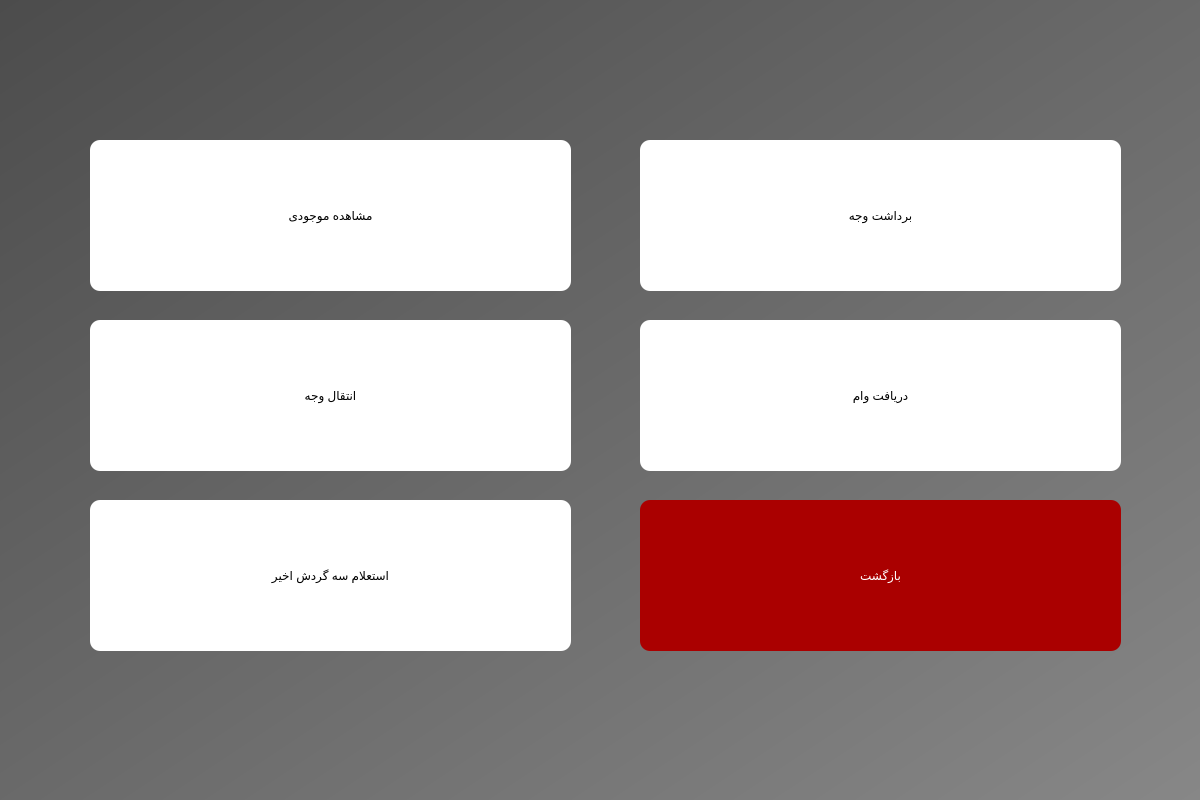
<?xml version="1.0" encoding="UTF-8"?>
<ui version="4.0">
 <class>Dialog</class>
 <widget class="QDialog" name="Dialog">
  <property name="geometry">
   <rect>
    <x>0</x>
    <y>0</y>
    <width>1200</width>
    <height>800</height>
   </rect>
  </property>
  <property name="windowTitle">
   <string>Dialog</string>
  </property>
  <widget class="QWidget" name="bgwidget" native="true">
   <property name="geometry">
    <rect>
     <x>0</x>
     <y>0</y>
     <width>1200</width>
     <height>800</height>
    </rect>
   </property>
   <property name="styleSheet">
    <string notr="true">QWidget#bgwidget{
background-color:qlineargradient(spread:pad, x1:0, y1:0, x2:1, y2:1, stop:0 rgba(76, 76, 76, 255), stop:1 rgba(135, 135, 135, 255))
}</string>
   </property>
   <widget class="QPushButton" name="balance_push">
    <property name="geometry">
     <rect>
      <x>90</x>
      <y>140</y>
      <width>481</width>
      <height>151</height>
     </rect>
    </property>
    <property name="styleSheet">
     <string notr="true">border-radius:10px;
background-color:white;
font: 700 26pt &quot;Vazir&quot;;
color:black</string>
    </property>
    <property name="text">
     <string>مشاهده موجودی</string>
    </property>
   </widget>
   <widget class="QPushButton" name="transfer_push">
    <property name="geometry">
     <rect>
      <x>90</x>
      <y>320</y>
      <width>481</width>
      <height>151</height>
     </rect>
    </property>
    <property name="styleSheet">
     <string notr="true">border-radius:10px;
background-color:white;
font: 700 26pt &quot;Vazir&quot;;
color:black</string>
    </property>
    <property name="text">
     <string>انتقال وجه</string>
    </property>
   </widget>
   <widget class="QPushButton" name="turnovers_push">
    <property name="geometry">
     <rect>
      <x>90</x>
      <y>500</y>
      <width>481</width>
      <height>151</height>
     </rect>
    </property>
    <property name="styleSheet">
     <string notr="true">border-radius:10px;
background-color:white;
font: 700 26pt &quot;Vazir&quot;;
color:black</string>
    </property>
    <property name="text">
     <string>استعلام سه گردش اخیر</string>
    </property>
   </widget>
   <widget class="QPushButton" name="withdraw_push">
    <property name="geometry">
     <rect>
      <x>640</x>
      <y>140</y>
      <width>481</width>
      <height>151</height>
     </rect>
    </property>
    <property name="styleSheet">
     <string notr="true">border-radius:10px;
background-color:white;
font: 700 26pt &quot;Vazir&quot;;
color:black</string>
    </property>
    <property name="text">
     <string>برداشت وجه</string>
    </property>
   </widget>
   <widget class="QPushButton" name="loan_push">
    <property name="geometry">
     <rect>
      <x>640</x>
      <y>320</y>
      <width>481</width>
      <height>151</height>
     </rect>
    </property>
    <property name="styleSheet">
     <string notr="true">border-radius:10px;
background-color:white;
font: 700 26pt &quot;Vazir&quot;;
color:black</string>
    </property>
    <property name="text">
     <string>دریافت وام</string>
    </property>
   </widget>
   <widget class="QPushButton" name="return_features">
    <property name="geometry">
     <rect>
      <x>640</x>
      <y>500</y>
      <width>481</width>
      <height>151</height>
     </rect>
    </property>
    <property name="styleSheet">
     <string notr="true">border-radius:10px;
background-color:rgb(170, 0, 0);
font: 700 26pt &quot;Vazir&quot;;
color:white</string>
    </property>
    <property name="text">
     <string>بازگشت</string>
    </property>
   </widget>
  </widget>
 </widget>
 <resources/>
 <connections/>
</ui>
